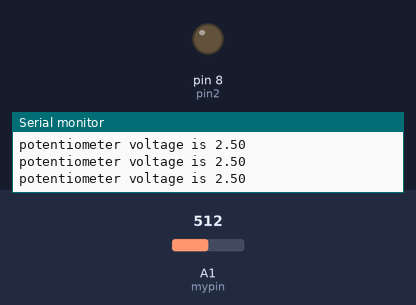
The sketch below on a simulated Arduino Uno, built with avr-gcc and run on an emulated ATmega328P. Parts: output pins drawn as LEDs (lit = HIGH), the last lines printed to the serial monitor. Inputs (shaded band) come from the test bench; at power-on: A1 (mypin) = 512.

Above: at 1.2 s.
1.3 s: A1 (mypin) set to 803
2.8 s: A1 (mypin) set to 826
At 3.6 s:
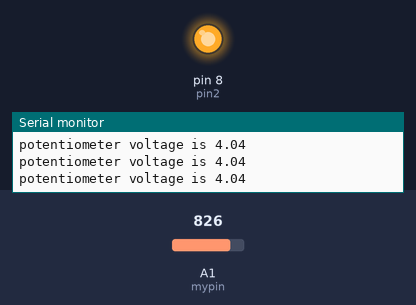
4.5 s: A1 (mypin) set to 716
At 4.9 s:
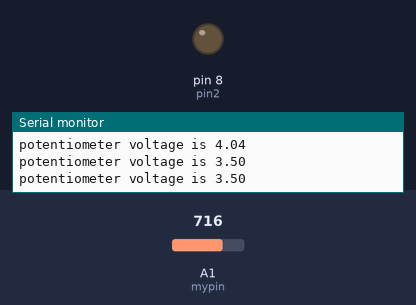
6.0 s: A1 (mypin) set to 900
At 7.4 s:
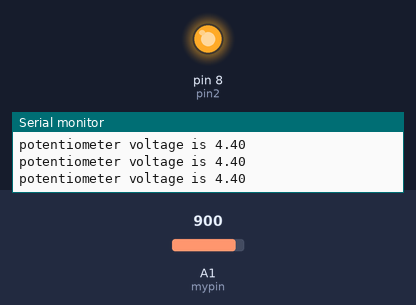
Timing chart, 0 to 8.5 s (numbered marks = the images above; inputs shaded):
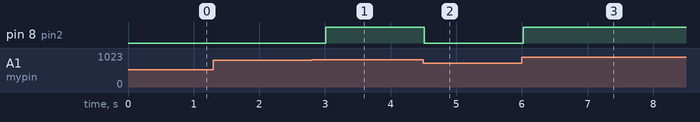

Measured:
- the behaviour switches between 818 and 819 on A1 (mypin) (found by bisection; images 0 and 1)
- after the input at 2.8 s, pin 8 (pin2): LOW → HIGH after 0.21 s
- after the input at 4.5 s, pin 8 (pin2): HIGH → LOW at once
- after the input at 6.0 s, pin 8 (pin2): LOW → HIGH at once

The sketch:

Tutorial_6__If.ino
```cpp
int mypin=A1;
int readVal;
float voltage;
int wait=250;
int pin2=8;
int warning=4;

void setup() {

Serial.begin(9600);
pinMode(mypin, INPUT);
pinMode(pin2, OUTPUT);

}

void loop() {
  readVal=analogRead(mypin);
  voltage=(5./1023.)*readVal;
  Serial.print( "potentiometer voltage is ");
  Serial.println(voltage);
  if(voltage >  warning)
  {
    digitalWrite(pin2, HIGH);
  }
  if (warning > voltage)
  {
    digitalWrite(pin2, LOW);
  }
  delay(wait);
  }
```
